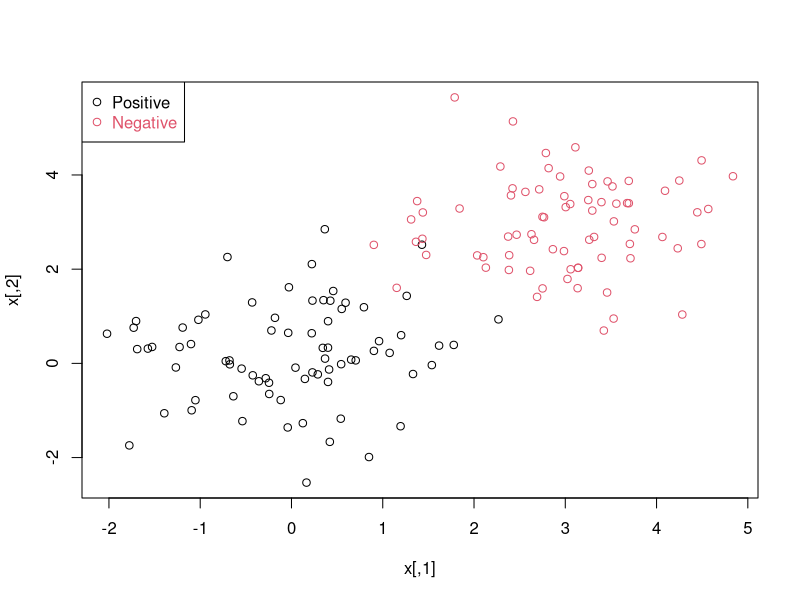
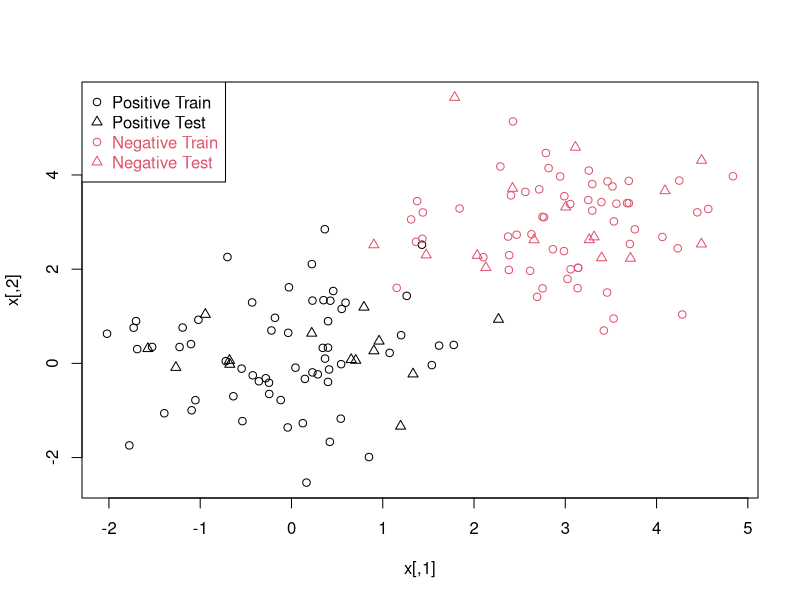

R code for these plots, in order: (Note: this script raises an error after producing the figures.)
#--------------------------svm1--------------------------------
n <- 150 # number of data points
p <- 2 # dimension
sigma <- 1 # variance of the distribution
meanpos <- 0 # centre of the distribution of positive examples
meanneg <- 3 # centre of the distribution of negative examples
npos <- round(n/2) # number of positive examples
nneg <- n-npos # number of negative examples
# Generate the positive and negative examples
xpos <- matrix(rnorm(npos*p,mean=meanpos,sd=sigma),npos,p)
xneg <- matrix(rnorm(nneg*p,mean=meanneg,sd=sigma),npos,p)
x <- rbind(xpos,xneg)
# Generate the labels
y <- matrix(c(rep(1,npos),rep(-1,nneg)))
# Visualize the data
plot(x,col=ifelse(y>0,1,2))
legend("topleft",c('Positive','Negative'),col=seq(2),pch=1,text.col=seq(2))
#
ntrain <- round(n*0.8) # number of training examples
tindex <- sample(n,ntrain) # indices of training samples
xtrain <- x[tindex,]
xtest <- x[-tindex,]
ytrain <- y[tindex]
ytest <- y[-tindex]
istrain=rep(0,n)
istrain[tindex]=1
# Visualize
plot(x,col=ifelse(y>0,1,2),pch=ifelse(istrain==1,1,2))
legend("topleft",c('Positive Train','Positive Test','Negative Train','Negative Test'),col=c(1,1,2,2), pch=c(1,2,1,2), text.col=c(1,1,2,2))

#--------------------------svm2--------------------------------
library(e1071)
library(rpart)
# split data into a train and test set
index <- 1:nrow(Ozone)
testindex <- sample(index, trunc(length(index)/3))
testset <- na.omit(Ozone[testindex,-3])
trainset <- na.omit(Ozone[-testindex,-3])
svm.model <- svm(V4 ~ ., data = trainset, cost = 1000, gamma = 0.0001)
svm.pred <- predict(svm.model, testset[,-3])
crossprod(svm.pred - testset[,3]) / length(testindex)

#--------------------------svm3--------------------------------
data(iris)
attach(iris)

## classification mode
# default with factor response:
model <- svm(Species ~ ., data = iris)

# alternatively the traditional interface:
x <- subset(iris, select = -Species)
y <- Species
model <- svm(x, y) 

print(model)
summary(model)

# test with train data
pred <- predict(model, x)
# (same as:)
pred <- fitted(model)

# Check accuracy:
table(pred, y)

# compute decision values and probabilities:
pred <- predict(model, x, decision.values = TRUE)
attr(pred, "decision.values")[1:4,]

# visualize (classes by color, SV by crosses):
plot(cmdscale(dist(iris[,-5])),
     col = as.integer(iris[,5]),
     pch = c("o","+")[1:150 %in% model$index + 1])

## try regression mode on two dimensions

# create data
x <- seq(0.1, 5, by = 0.05)
y <- log(x) + rnorm(x, sd = 0.2)

# estimate model and predict input values
m   <- svm(x, y)
new <- predict(m, x)

# visualize
plot(x, y)
points(x, log(x), col = 2)
points(x, new, col = 4)

## density-estimation

# create 2-dim. normal with rho=0:
X <- data.frame(a = rnorm(1000), b = rnorm(1000))
attach(X)

# traditional way:
m <- svm(X, gamma = 0.1)

# formula interface:
m <- svm(~., data = X, gamma = 0.1)
# or:
m <- svm(~ a + b, gamma = 0.1)

# test:
newdata <- data.frame(a = c(0, 4), b = c(0, 4))
predict (m, newdata)

# visualize:
plot(X, col = 1:1000 %in% m$index + 1, xlim = c(-5,5), ylim=c(-5,5))
points(newdata, pch = "+", col = 2, cex = 5)

# weights: (example not particularly sensible)
i2 <- iris
levels(i2$Species)[3] <- "versicolor"
summary(i2$Species)
wts <- 100 / table(i2$Species)
wts
m <- svm(Species ~ ., data = i2, class.weights = wts)

#--------------------------svm3--------------------------------
data(iris)
attach(iris)

## classification mode
# default with factor response:
model <- svm(Species ~ ., data = iris)

# alternatively the traditional interface:
x <- subset(iris, select = -Species)
y <- Species
model <- svm(x, y) 

print(model)
summary(model)

# test with train data
pred <- predict(model, x)
# (same as:)
pred <- fitted(model)

# Check accuracy:
table(pred, y)

# compute decision values and probabilities:
pred <- predict(model, x, decision.values = TRUE)
attr(pred, "decision.values")[1:4,]

# visualize (classes by color, SV by crosses):
plot(cmdscale(dist(iris[,-5])),
     col = as.integer(iris[,5]),
     pch = c("o","+")[1:150 %in% model$index + 1])

## try regression mode on two dimensions

# create data
x <- seq(0.1, 5, by = 0.05)
y <- log(x) + rnorm(x, sd = 0.2)

# estimate model and predict input values
m   <- svm(x, y)
new <- predict(m, x)

# visualize
plot(x, y)
points(x, log(x), col = 2)
points(x, new, col = 4)

## density-estimation

# create 2-dim. normal with rho=0:
X <- data.frame(a = rnorm(1000), b = rnorm(1000))
attach(X)

# traditional way:
m <- svm(X, gamma = 0.1)

# formula interface:
m <- svm(~., data = X, gamma = 0.1)
# or:
m <- svm(~ a + b, gamma = 0.1)

# test:
newdata <- data.frame(a = c(0, 4), b = c(0, 4))
predict (m, newdata)

# visualize:
plot(X, col = 1:1000 %in% m$index + 1, xlim = c(-5,5), ylim=c(-5,5))
points(newdata, pch = "+", col = 2, cex = 5)

# weights: (example not particularly sensible)
i2 <- iris
levels(i2$Species)[3] <- "versicolor"
summary(i2$Species)
wts <- 100 / table(i2$Species)
wts
m <- svm(Species ~ ., data = i2, class.weights = wts)













